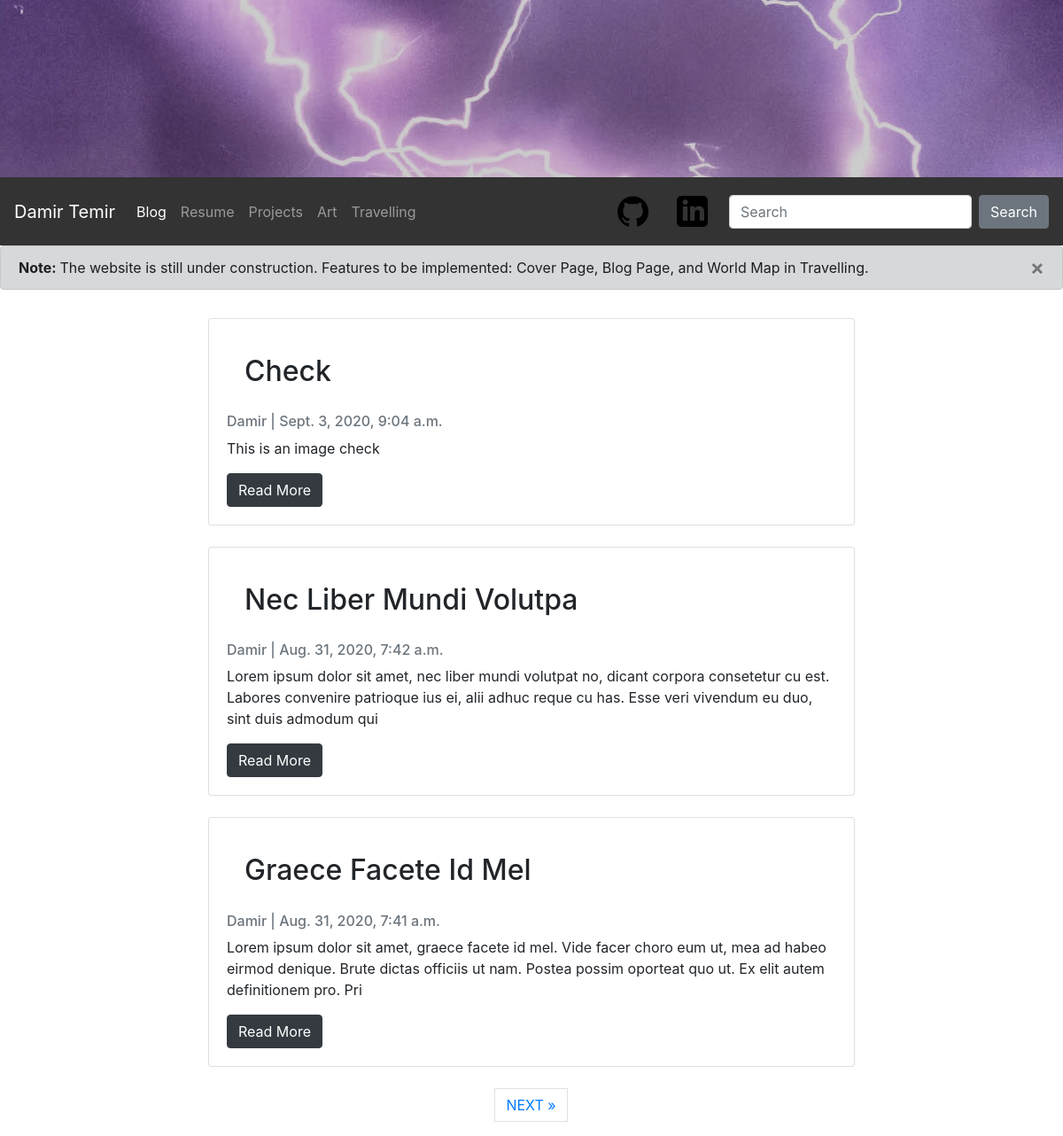
Screenshot of /blog/ with the database file from the repository.
### blog/models.py (models this page shows, shortened)
class Post(models.Model):
    title = models.CharField(max_length=100, unique=True)
    header_image = models.ImageField(null=True, blank=True, upload_to="images/")
    slug = models.SlugField(max_length=100, unique=True)
    author = models.ForeignKey(User, on_delete=models.CASCADE, related_name='blog_posts')
    updated_on = models.DateTimeField(auto_now=True)
    content = models.TextField()
    created_on = models.DateTimeField(auto_now_add=True)
    status = models.IntegerField(choices=STATUS, default=0)
    class Meta:
        ordering = ['-created_on']

### blog/views.py (the view)
# urls.py: path('', views.PostList.as_view(), name='home'),
class PostList(ListView):
    queryset = Post.objects.filter(status=1).order_by('-created_on')
    template_name = 'blog/blog.html'
    context_object_name = 'post_list'
    paginate_by = 3

### blog/templates/blog/blog.html (shortened to what this page needs)
{% extends 'blog/nav.html' %}
{% load static %}
{% block content %}
    <body>
        <main>
            <div class="alert alert-dark alert-dismissible fade show" role="alert">
                <strong>Note: </strong>The website is still under construction.
                Features to be implemented: Cover Page, Blog Page, and World Map in Travelling.
                <form onsubmit="alert_visible(); return false;">
                    <button type="submit" class="close" aria-label="Close" data-dismiss="alert"><span aria-hidden="true">&times;</span></button>
                </form>
            </div>
            <div class="container align-items-center">
                <div class="row">
                {% if post_list %}
                    <div class="col-md-8 mt-3 mx-auto">
                        {% for post in post_list %}
                        <div class="card mb-4">
                        <div class="card-body">
                            <h2 class="card-body">{{ post.title }}</h2>
                            <p class="card-text text-muted h6">{{ post.author }} | {{ post.created_on }}</p>
                            <p class="card-text">{{ post.content|slice:":200" }}</p>
                            <a href="{% url 'blog:post_detail' post.slug %}" class="btn btn-dark">Read More</a>
                        </div>
                        </div>
                        {% endfor %}
                    </div>
                {% else %}
                    <p>No posts are available yet</p>
                {% endif %}
                </div>
            </div>
            {% if is_paginated %}
              <ul class="pagination justify-content-center">
                {% if page_obj.has_next %}
                <li><a href="?page={{ page_obj.next_page_number }}" class="page-link"> NEXT &raquo;</a></li>
                {% endif %}
              </ul>
            {% endif %}
        </main>
    </body>
{% endblock content %}

### rows the page displays
Post: title "Check", author "Damir", created_on "Sept. 3, 2020, 9:04 a.m.", content "This is an image check"
Post: title "Nec Liber Mundi Volutpa", author "Damir", created_on "Aug. 31, 2020, 7:42 a.m.", content "Lorem ipsum dolor sit amet, nec liber mundi volutpat no, dicant corpora consetetur cu est. Labores convenire patrioque ius ei, alii adhuc reque cu has. Esse veri vivendum eu duo, sint duis admodum qui"
Post: title "Graece Facete Id Mel", author "Damir", created_on "Aug. 31, 2020, 7:41 a.m.", content "Lorem ipsum dolor sit amet, graece facete id mel. Vide facer choro eum ut, mea ad habeo eirmod denique. Brute dictas officiis ut nam. Postea possim oporteat quo ut. Ex elit autem definitionem pro. Pri"
